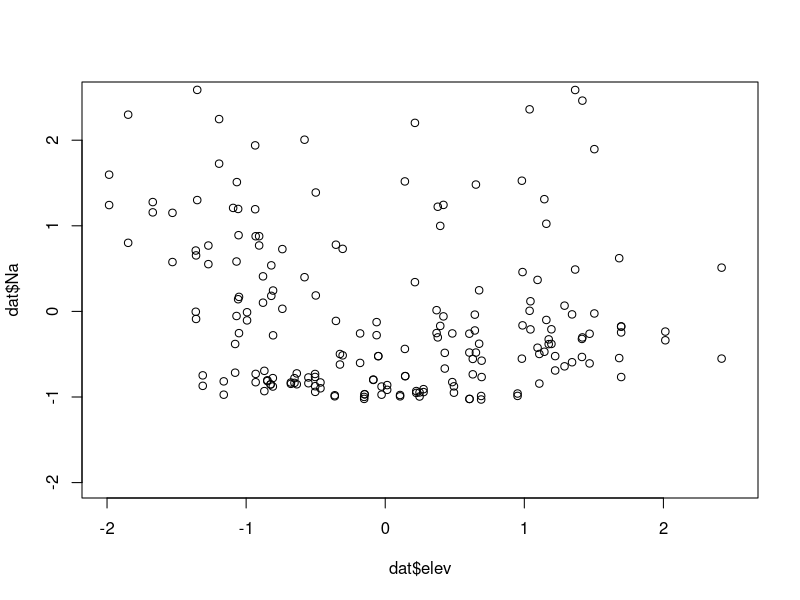

Write R code to recreate this figure. (Note: this script raises an error after producing the figure.)

# investigate differences in vegetation between the communities

#clear environment
remove(list=ls())

#load required packages
library(tidyverse)
library(MASS)
library(gridExtra)
library(lme4)

# helper function
standardize<-function(xx){  
  xx.mean=mean(xx,na.rm=T)
  xx.sd=sd(xx,na.rm=T)
  xx.standardized<-(xx-xx.mean)/xx.sd
  return(xx.standardized)
}

#read in data
elev<-read.csv(file="raw_data/elev_samples.csv")%>%
  filter(elev>.0001)%>%
  mutate(site=substr(Plot_Name,1,2))%>%
  mutate(comm=substr(Plot_Name,3,5))%>%
  group_by(Plot_Name)%>%
  summarize(av_elev=mean(elev))%>%
  mutate(av_elev=standardize(av_elev))%>%
  arrange(Plot_Name)

dat<-read.csv(file="raw_data/by_plot_veg.csv")%>%
  rename(Grass=grass.cover)%>%
  rename(Trees=mature.tree.density)%>%
  rename(Saplings=sapling.density)%>%
  rename(Snags=snag.density)%>%
  rename(Shrubs=shrub.density)%>%
  arrange(year,plots)%>%
  mutate(elev=c(elev$av_elev,elev$av_elev))%>%
  mutate(Na=standardize(Na))%>%
  mutate(Dist=standardize(dist_to_shore))


#formatting  --------------
dat$site=factor(substr(dat$plots,1,2))
dat$comm=factor(substr(dat$plots,3,5))
dat$year=as.factor(dat$year)

######

# correlation between elevation and salt
plot(dat$Na~dat$elev,ylim=c(-2,2.5),xlim=c(-2,2.5))
cor(data.frame(Na=dat$Na,elev=dat$elev))
dat04<-filter(dat,year==2004)
cor(data.frame(Na=dat04$Na,elev=dat04$elev))
dat16<-filter(dat,year==2016)
cor(data.frame(Na=dat16$Na,elev=dat16$elev))


# ANOVA to test for differences in elevation and salt among plots and between 
# years (salt only)

#salt
dat.anova<-data.frame(year=dat$year,Na=dat$Na,site=dat$site)
summary(out.anova<-aov(Na~year*site,data=dat.anova))
summary(out.anova<-aov(Na~year,data=dat.anova))

TukeyHSD(out.anova, which = "site")
#elev
dat.anova.elev<-dat%>%
  filter(year==2016)%>%
  dplyr::select(site,elev)
summary(out.anova.elev<-aov(elev~site,data=dat.anova.elev))
TukeyHSD(out.anova.elev, which = "site")
summary(glm(elev~site,data=dat.anova.elev))
#difference in salt between years
dat%>%
  group_by(year)%>%
  summarize(av=mean(Na))


 ######################################################################
# Function to calculate differences in each of the vegetation metrics, model
# results, output figure
saltelev<-function(dat,community,response){
  response.index<-which(colnames(dat)==response)
  if(community!="ALL"){
    community.index<-which(dat$comm==community)
    dat.comm<-dat[community.index,]}else{dat.comm<-dat}
  response.dat<-dat.comm[,response.index]
  
  dat_all<-data.frame(
    Na=dat.comm$Na,
    elev=dat.comm$elev,
    dist=dat.comm$Dist,
    site=dat.comm$site,
    response=ceiling(response.dat),
    year=dat.comm$year,
    plot=dat.comm$plots)
  
  #separate data into years
  dat_2004_all<-dat_all[which(dat_all$year==2004),]
  dat_2016_all<-dat_all[which(dat_all$year==2016),] 
  
  #remove rows where 2004 response value = 0
  index.row<-which(dat_2004_all$response!=0)
  dat_2004<-dat_2004_all[index.row,]
  dat_2016<-dat_2016_all[index.row,]
  
  
  #no proportional change for grass cover
  if(response=="Grass"){
    response.diff<-(dat_2016$response-(dat_2004$response))
  }else{response.diff<-(dat_2016$response-dat_2004$response)/dat_2004$response}
  
  
  # build data frame for difference between years
  dat_diff<-data.frame(
    plot=dat_2016$plot,
    site=dat_2016$site,
    response=response.diff,
    Na=((dat_2016$Na+dat_2004$Na)/2),
    elev=dat_2016$elev,
    dist=dat_2016$dist)

  
  summary(diff_mod<-glm(response~                 
                          Na+I(Na^2)+
                          elev+dist,
                        data=dat_diff))
  
  #plot linear relationship
  dat_diff%>%
    ggplot()+
    geom_point(aes(x=Na,y=response))+
    geom_smooth(aes(x=Na,y=response),method=lm,formula=y~poly(x,2))
  
  
  #store and output results
  results<-c(summary(diff_mod)$coefficients[2,c(1,2,4)],
             summary(diff_mod)$coefficients[3,c(1,2,4)],
             summary(diff_mod)$coefficients[4,c(1,2,4)],
             summary(diff_mod)$coefficients[5,c(1,2,4)])
 
    
  return(round(results,3))
}

# Table 1
table.out<-rbind(
  saltelev(dat,"ALL","Trees"),
  saltelev(dat,"ALL","Saplings"),
  saltelev(dat,"ALL","Snags"),
  saltelev(dat,"ALL","Shrubs"),
  saltelev(dat,"ALL","Grass"))

round(table.out,3)




